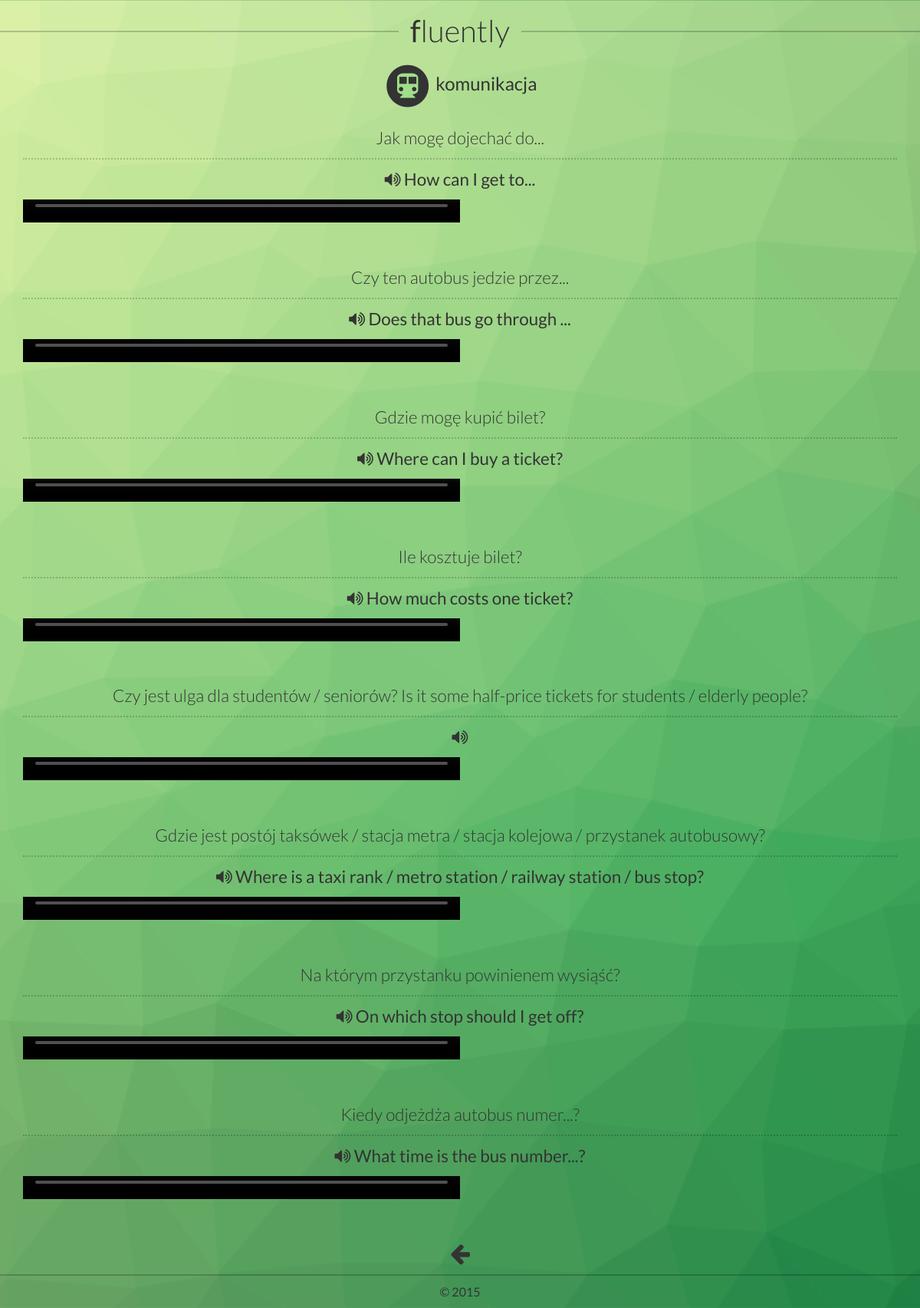
Before: /komunikacja with the older database file.
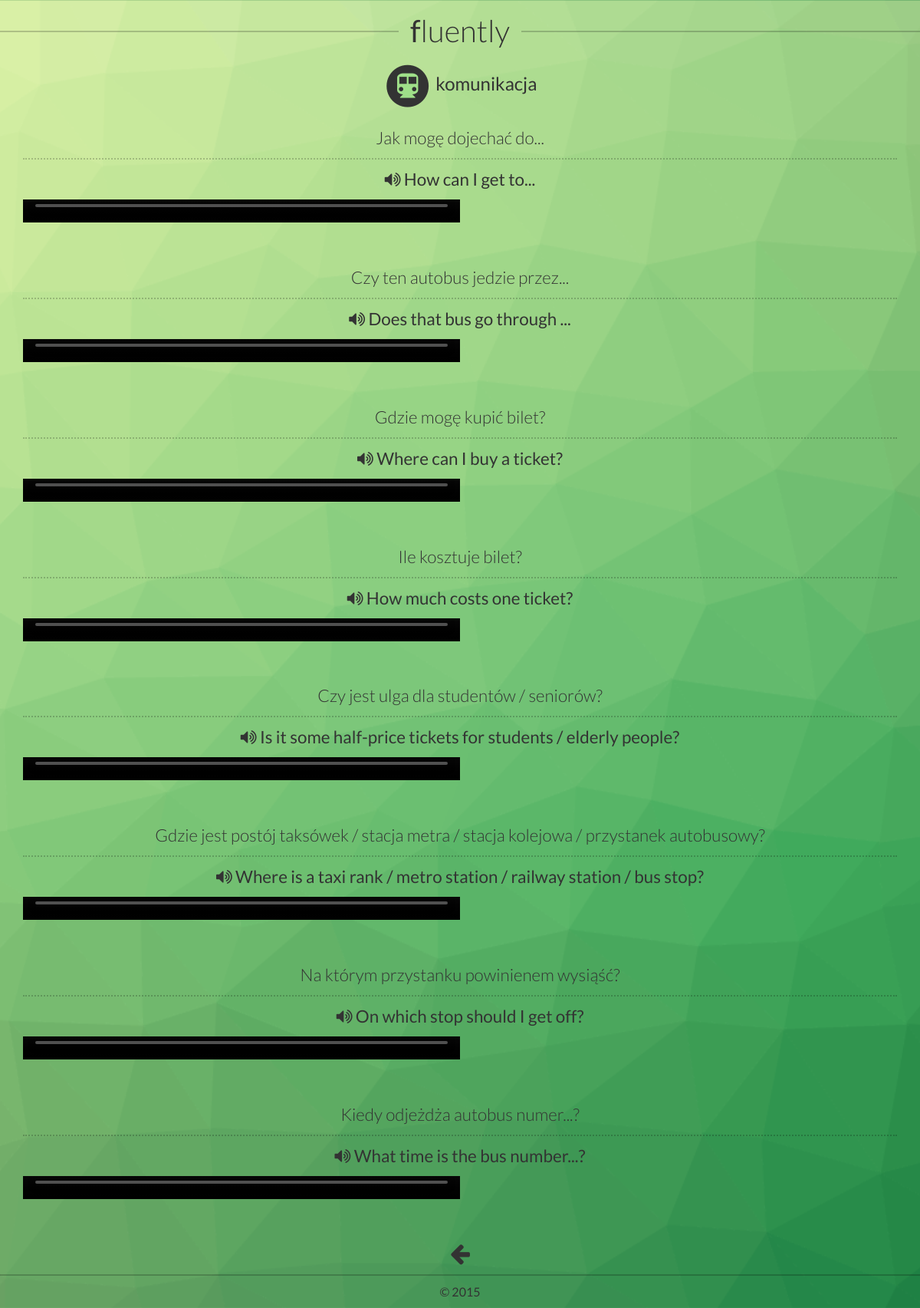
After: the same page with the newer database file.
### tables this page shows
CREATE TABLE phrases (
  id INTEGER PRIMARY KEY autoincrement,
  priority INTEGER,
  english VARCHAR(255),
  polish VARCHAR(255),
  category VARCHAR(255) NOT NULL
);

### fluently.py (the view)
@app.route('/komunikacja')
def komunikacja():
    cur = get_db().execute('SELECT * FROM phrases WHERE category LIKE "%komunikacja%" ORDER BY priority DESC')
    names = list(map(lambda x: x[0], cur.description))
    print(names)
    phrases = []
    voices = []
    for phrase in cur:
        phrases.append(phrase)
        voices.append(voice('en-gb', phrase[2]))
    print(phrases)
    return render_template('phrasebook-template.html', data = zip(phrases, voices), category = 'komunikacja', image = 'fa-subway')

### fluently.py (called while the page is built)
def connect_db():
    return sqlite3.connect(app.config['DATABASE'])

@app.before_request
def before_request():
    g.db = connect_db()

@app.teardown_request
def teardown_request(exception):
    db = getattr(g, 'db', None)
    if db is not None:
        db.close()

def get_db():
    db = getattr(g, '_database', None)
    if db is None:
        db = g._database = connect_db()
    return db

def voice(lang, text):
    div = '<video controls="" name="media" style="width: 50%; height: 30px"><source src="http://api.voicerss.org/?key=4d696d0c72a74f5594411d4977c70287&src=' + text + "&amp;hl=" + lang + "&amp;f=48khz_16bit_stereo" + '" type="audio/mpeg"></video>'
    print(div)
    return div

### templates/phrasebook-template.html (shortened to what this page needs)
<!doctype html>
<html>
<head>
	<link rel="stylesheet" href="https://maxcdn.bootstrapcdn.com/font-awesome/4.4.0/css/font-awesome.min.css">
	<link rel="stylesheet" href="../static/bootstrap.min.css">
	<link rel="stylesheet" href="../static/main.css">
</head>
<body>
	<header>
		<h1><span><b>f</b>luently</span></h1>
		<h2>
			<span class="fa-stack fa-lg">
				<i class="fa fa-circle fa-stack-2x"></i>
				<i class="fa {{ image }} fa-stack-1x fa-inverse"></i>
			</span>
			{{ category }}
		</h2>
	</header>
	<div class="container">
		<div class="row phrasebook">
			{% for phrase, voice in data%}
			<div class="col-xs-12 item">
				<p class="native">{{ phrase[3] }}</p>
				<p class="foreign"><a href="#"><i class="fa fa-volume-up"></i> {{ phrase[2] }}</a></p>
				{{ voice|safe }}
			</div>
			{% endfor %}
		</div>
	</div>
	<nav class="back">
		<a href="/categories"><i class="fa fa-arrow-left"></i></a>
	</nav>
	<footer>
		<small>&copy; 2015</small>
	</footer>
</body>
</html>

Changed rows visible on the page:
removed phrases: polish "Czy jest ulga dla studentów / seniorów? Is it some half-price tickets for students / elderly people?"
added phrases: polish "Czy jest ulga dla studentów / seniorów?", english "Is it some half-price tickets for students / elderly people?"
